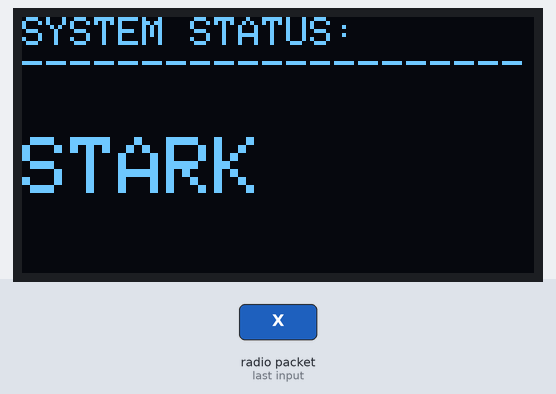
The sketch below on a simulated ESP32. On the bench: 128×64 one-colour display. Inputs (shaded band) come from the test bench. What the sketch prints to the serial monitor is not drawn.

1.3 s: radio packet "X" arrives
Above: at 2.2 s.
Timing chart, 0 to 4.3 s (numbered marks = the images above; inputs shaded):
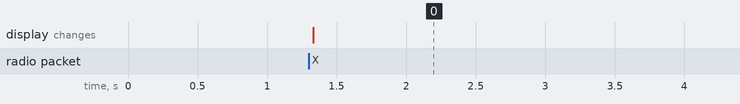

The sketch:

ArduinoShutdown.ino
```cpp
#include <esp_now.h>
#include <WiFi.h>
#include <Adafruit_GFX.h>
#include <Adafruit_SSD1306.h>

// Display Einstellungen
#define SCREEN_WIDTH 128
#define SCREEN_HEIGHT 64
Adafruit_SSD1306 display(SCREEN_WIDTH, SCREEN_HEIGHT, &Wire, -1);

bool verbunden = false;

// --- FUNKTION ZUM ANZEIGEN ---
void showStatus(int rssi) {
    display.clearDisplay();
    display.setCursor(0, 0);
    display.setTextSize(1);
    display.setTextColor(WHITE);
    display.println("SYSTEM STATUS:");
    display.println("---------------------");
    display.setTextSize(2);
    display.setCursor(0, 30);

    if (rssi > -50) {
        display.println("STARK");
    } else if (rssi <= -50 && rssi > -80) {
        display.println("MITTEL");
    } else {
        display.println("SCHWACH");
    }
    display.display();
}

// --- CALLBACK WENN DATEN KOMMEN ---
void OnDataRecv(const esp_now_recv_info *info, const uint8_t *incomingData, int len) {
    verbunden = true;

    // RSSI aus den Empfangs-Infos ziehen
    int rssi = info->rx_ctrl->rssi;

    // Status auf dem Display aktualisieren
    showStatus(rssi);

    // Shutdown-Check
    if (incomingData[0] == 'X') {
        Serial.println("EXECUTE:shutdown /s /f /t 0");
    }
}

void setup() {
    Serial.begin(115200);

    // Display starten
    if(!display.begin(SSD1306_SWITCHCAPVCC, 0x3C)) {
        for(;;);
    }

    display.clearDisplay();
    display.setTextSize(1);
    display.setTextColor(WHITE);
    display.setCursor(20, 25);
    display.println("Connecting...");
    display.display();

    WiFi.mode(WIFI_STA);

    if (esp_now_init() != ESP_OK) return;

    // Den Empfänger registrieren
    esp_now_register_recv_cb(OnDataRecv);
}

void loop() {
    // Hier bleibt alles leer, da der ESP auf Funk-Events wartet
}
```

Measured:
- after the input at 1.3 s, the display: changes at once (image 0)
